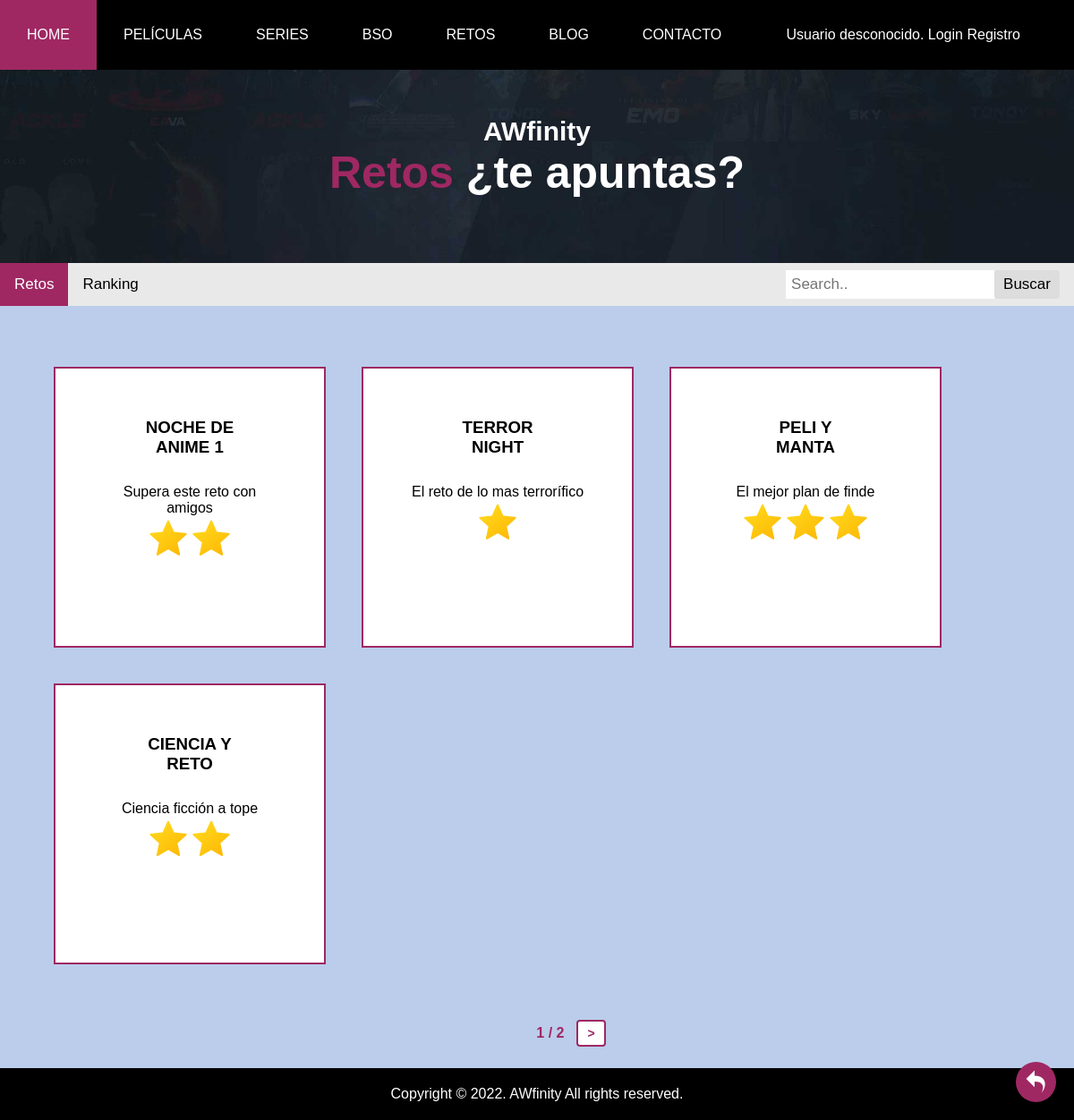
/retoVista.php, run on the app's committed database.
### tables this page shows
CREATE TABLE `retos` (
  `id_Reto` int(10) NOT NULL,
  `nombre` varchar(100) NOT NULL,
  `num_usuarios` int(10) NOT NULL,
  `num_completado` int(10) NOT NULL,
  `dificultad` enum('DIFICIL','MEDIO','FACIL') NOT NULL,
  `descripcion` text NOT NULL,
  `dias` int(10) NOT NULL,
  `puntos` int(10) NOT NULL
);

### includes/Reto.php (called while the page is built, shortened)
<?php
class Reto{
    private $id_Reto;
    private $nombre;
    private $dificultad;
    private $descripcion;
    public function __construct($nombree, $num_usuarioss, $num_completado, $dificultad, $descripcion, $dias, $puntos, $id_Reto = NULL)
    {
        $this->id_Reto=$id_Reto;
        $this->nombre=$nombree;
        $this->dificultad=$dificultad;
        $this->descripcion=$descripcion;
    }
    public function getIdReto(){
        return $this->id_Reto;
    }
    public function getNombre(){
        return $this->nombre;
    }
    public function getDificultad(){
        return $this->dificultad;
    }
    public function getDescripcion(){
        return $this->descripcion;
    }
public static function pagina($numPagina,$numPorPagina){
    $sql = "SELECT * FROM retos R";
    if ($numPorPagina > 0) {
        $sql .= " LIMIT $numPorPagina";
    }
    $conn = Aplicacion::getInstance()->getConexionBd();
    $consulta = $conn->query($sql);
    $arrayRetos = array();
    if($consulta->num_rows > 0){
        while ($fila = mysqli_fetch_assoc($consulta)) {
            $arrayRetos[]= new Reto($fila['nombre'],$fila['num_usuarios'],$fila['num_completado'],$fila['dificultad'],$fila['descripcion'],$fila['dias'],$fila['puntos'],$fila['id_Reto']);
        }
    }
    return $arrayRetos;
}
public static function getNumRetos(){
    $conn = Aplicacion::getInstance()->getConexionBd();
    $sql = "SELECT * FROM retos";
    $consulta = $conn->query($sql);
    $numRetos = 0;
    if($consulta->num_rows > 0){
        while ($fila = mysqli_fetch_assoc($consulta)) {
            $numRetos++;
        }
    }
    return $numRetos;
}
}

### retoVista.php (the view, shortened to what this page needs)
<?php
$valr =isset($_GET['search']) ? htmlspecialchars(trim(strip_tags($_GET["search"]))) : 0;
$contenidoPrincipal = '';
$contenidoPrincipal .= "<div class='encabezado encabezado-bg'> ";
$contenidoPrincipal .=
"<div class='tituloIndex'>
    <h2>AWfinity </h2>
	<h1><span>Retos</span> ¿te apuntas? </h1>";
$contenidoPrincipal .= "</div>";
$contenidoPrincipal .= "</div> ";
$enlaceSiguiente ="";
$enlaceAnterior = "";
$pagTotal = "";
$numPorPagina = 4;
if(isset($_GET['numPagina'])){
  $retos = Reto::getNumRetos();
  $numPagina = $_GET['numPagina'];
  if($retos > $numPorPagina * ($numPagina +1)){
      $numPagina++;
      $ruta= "retoVista.php?numPagina=".$numPagina;
      $enlaceSiguiente = "<div class='butonGeneral'><a href=\"$ruta\"> > </a></div>";
      $numPagina--;
  }
  if($numPagina >0){
      $numPagina--;
      $ruta= "retoVista.php?numPagina=".$numPagina;
      $enlaceAnterior = "<div class='butonGeneral'><a href=\"$ruta\"> < </a></div>";
      $numPagina++;
  }
}
else{
  $retos = Reto::getNumRetos();
  $numPagina = 0;
  if($retos > $numPorPagina){
      $numPagina++;
      $ruta= "retoVista.php?numPagina=".$numPagina;
      $enlaceSiguiente = "<div class='butonGeneral'><a href=\"$ruta\"> > </a></div>";
      $numPagina--;
  }
}
$numPagTotal = intval($retos/$numPorPagina);
if(($retos%$numPorPagina)!==0){
  $numPagTotal = $numPagTotal+1;
}
$numPaginaAux=$numPagina+1;
if($numPagTotal!==1){
  $pagTotal = "<p> $numPaginaAux / $numPagTotal</p>";
}
$contenidoPrincipal.=<<<EOS
          <div class="menublog">
          <a class="active" href="retoVista.php">Retos</a>
          <a  href="./ranking.php">Ranking</a>
          <div class="barraBusca">
          <form action="retoVista.php" method="GET">
            <input type="text" placeholder="Search.." name="search">
            <button type="submit">Buscar</button>
          </form>
          </div>
          </div>
          <div class="panelReto">
EOS;
if(isset($_GET['search'])){
  $retos=Reto::buscar($valr);
}else{
  $retos=Reto::pagina($numPagina, $numPorPagina);
}
if(!($retos==false)){
      foreach($retos as $ret){
        $contenidoPrincipal .=<<<EOS
      <div class="boxlay" onclick="location.href='./retoSingVist.php?retoid={$ret->getIdReto()}'">
      <h3>{$ret->getNombre()}</h3>
      <p>{$ret->getDescripcion()}</p>
EOS;
      if($ret->getDificultad()==='FACIL'){
        $contenidoPrincipal.= "<img alt='' class=\"imagenNivel\" src=\"img/estrella1.png\">";
      }
      else if($ret->getDificultad()==='MEDIO'){
        $contenidoPrincipal.= "<img alt='' class=\"imagenNivel\" src=\"img/estrella1.png\"><img alt='' class=\"imagenNivel\" src=\"img/estrella1.png\">";
      }
      else{
        $contenidoPrincipal.= "<img alt='' class=\"imagenNivel\" src=\"img/estrella1.png\"><img alt='' class=\"imagenNivel\" src=\"img/estrella1.png\"><img alt='' class=\"imagenNivel\" src=\"img/estrella1.png\">";
      }
      $contenidoPrincipal.= "</div>";
      }
}else{
  $contenidoPrincipal.=<<<EOS
  <h2>         No hay retos que concuerden con su busqueda o no hay ningun reto registrado</h2>
EOS;
}
$contenidoPrincipal.=<<<EOS
</div>
<div class="buttonPanel">
EOS;
$contenidoPrincipal.= $enlaceAnterior;
$contenidoPrincipal.= $pagTotal;
$contenidoPrincipal.= $enlaceSiguiente;
$contenidoPrincipal.= "</div>";
require __DIR__. '/includes/vistas/plantillas/plantilla.php';
?>

### css/default.css (style rules this page uses)
* { margin:0px; padding:0px; }
div.avisoLog h1, h3 { padding-bottom: 10px; }
input { display: block; }
form button { background-color: white; color: black; border: 2px solid #9f2863; padding: 9px 20px; text-align: center; text-decoration: none; display: inline-block; font-size: 14px; transition-duration: 0.4s; }
button, a.boton { border: 1px solid black; font-size: 1.1em; font-weight: 400; border-radius: 4px; }
.menublog { overflow: hidden; background-color: #e9e9e9; }
.menublog a { float: left; display: block; color: black; text-align: center; padding: 14px 16px; text-decoration: none; font-size: 17px; }
.menublog a.active { background-color: #9f2863; color: white; }
.menublog .barraBusca { float: right; }
.menublog .barraBusca input[type=text] { float: left; padding: 6px; margin-top: 8px; font-size: 17px; border: none; }
.menublog .barraBusca button { float: right; padding: 6px 10px; margin-top: 8px; margin-right: 16px; background: #ddd; font-size: 17px; border: none; cursor: pointer; }
.panelReto { display:flex; flex-direction: row; flex-wrap: wrap; padding: 0px 5px 10px 40px; margin-top: 3em; margin-bottom: 2em; }
.boxlay { background-color: rgb(255, 255, 255);; width: 200px; height: 210px; border: 2px solid #9f2863; padding: 50px; margin: 20px; text-align: center; transition: 500ms linear; }
.boxlay h3 { padding: 5px 50px 30px; text-align: center; }
article.RetoAll div.buttonPanel { margin-left: 60px; }
article.RetoAll div.buttonPanel p { color: #9f2863; text-decoration:none; font-weight: bold; display: inline-block; margin-left: 1em; }
article.RetoAll div.buttonPanel div.butonGeneral { padding: 5px 10px 5px; margin-left: 1em; }
article.RetoAll div.buttonPanel div.butonGeneral a { color: #9f2863; text-decoration:none; font-weight: bold; }
div.encabezado.encabezado-bg { background-image: url(../img/comun/encabezado.png); display: block; }
.encabezado-bg { padding: 52px 0 52px; background-position: center; background-size: cover; position: relative; z-index: 1; }
div.tituloIndex h1 { align-items: center; font-size: 50px; padding-bottom: 20px; color: #ffff; }
div.tituloIndex { text-align: center; }
div.tituloIndex h2 { align-items: center; font-size: 30px; color: #ffff; }
div.tituloIndex span { color: #9f2863; }
div.butonGeneral { display: inline-block; background-color: white; color: black; border: 2px solid #9f2863; padding: 9px 20px; text-align: center; text-decoration: none; font-size: 14px; transition-duration: 0.4s; border-radius: 4px; }
div.butonGeneral a { color: black; text-decoration:none; }
div.buttonPanel { display:flex; justify-content: center; align-items: center; }
div.buttonPanel p { color: #9f2863; text-decoration:none; font-weight: bold; display: inline-block; margin-left: 1em; }
div.buttonPanel div.butonGeneral { padding: 5px 10px 5px; margin-left: 1em; }
div.buttonPanel div.butonGeneral a { color: #9f2863; text-decoration:none; font-weight: bold; }

### data on the page
retos: nombre "NOCHE DE ANIME 1", descripcion "Supera este reto con amigos"
retos: nombre "TERROR NIGHT", descripcion "El reto de lo mas terrorífico"
retos: nombre "PELI Y MANTA", descripcion "El mejor plan de finde"
retos: nombre "CIENCIA Y RETO", descripcion "Ciencia ficción a tope"

### other printed values
$numPaginaAux "1"
$numPagTotal "2"
